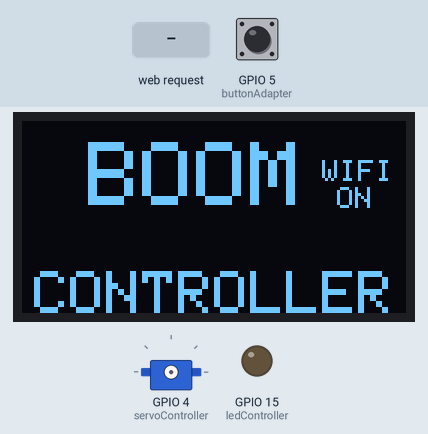
Recording of a sketch running on a simulated ESP8266 (NodeMCU). On the bench: 128×64 one-colour display, servo, output pins drawn as LEDs (lit = HIGH). Wiring (inferred from the names in the program): servo: signal GPIO 4. Inputs (shaded band) come from the test bench; at power-on: GPIO 5 (buttonAdapter) LOW. WiFi joins after 1.5 s; servers stay silent unless stated; servo pulses on a pin are drawn as a servo (544–2400 µs = 0–180°); pins used as bus, display or sensor lines are not drawn; what the sketch prints to the serial monitor is not drawn.

Above: at 6.4 s.
6.5 s: GPIO 5 (buttonAdapter) pulled HIGH for 0.15 s
At 8.0 s:
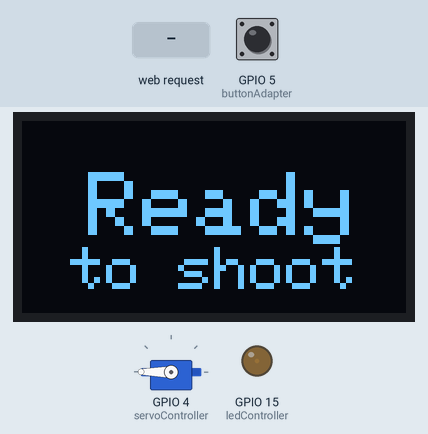
8.3 s: HTTP request GET /gpio/0 received
At 9.4 s:
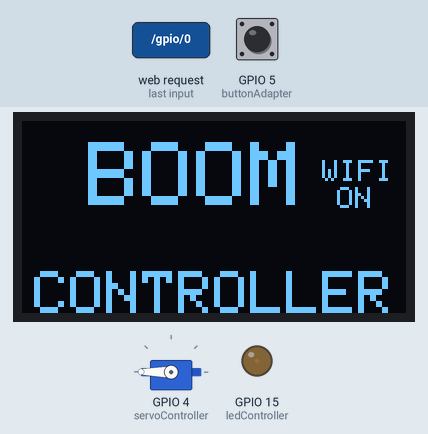
9.9 s: GPIO 5 (buttonAdapter) pulled HIGH for 1 s
At 10.58 s:
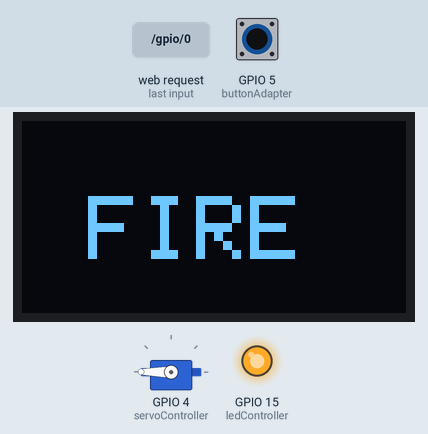
12.4 s: HTTP request GET /gpio/1 received
At 12.8 s:
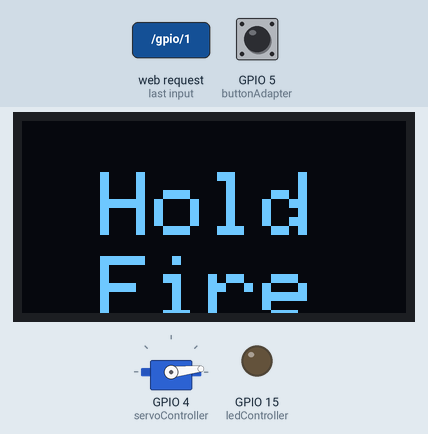
14.0 s: GPIO 5 (buttonAdapter) pulled HIGH for 0.15 s
At 14.28 s:
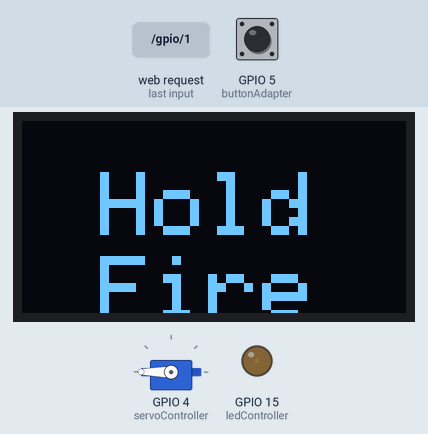
Timing chart, 0 to 16.8 s (numbered marks = the images above; inputs shaded):
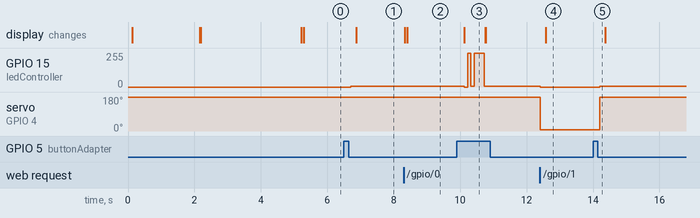

Measured:
- after the input at 6.5 s, GPIO 15 (ledController): 0/255 → 5/255 after 0.20 s; the display: changes after 0.37 s (image 1)
- after the input at 8.3 s, the display: first changes at once (image 2 shows a later state)
- after the input at 9.9 s, GPIO 15 (ledController): 5/255 → 0/255 after 0.23 s, → 255/255 0.10 s later, → 5/255 0.10 s later, → 255/255 0.10 s later, … (5 changes in this stretch); the display: changes after 0.23 s (image 3)
- after the input at 12.4 s, GPIO 15 (ledController): 5/255 → 0/255 at once; servo on GPIO 4 (servoController): 180° → 6° at once; the display: changes after 0.18 s (image 4)
- after the input at 14.0 s, GPIO 15 (ledController): 0/255 → 5/255 after 0.20 s; servo on GPIO 4 (servoController): 6° → 180° after 0.20 s
- what the display in image 3 shows lasts 0.7 s, from 10.1 s to 10.8 s

The sketch:

boomer2024_04_06_18_31.ino
```cpp
#include <Servo.h>
#include <Adafruit_GFX.h>
#include <Adafruit_SSD1306.h>
#include <Wire.h>
#include <ESP8266WiFi.h>

#define OLED_RESET -1
#define SDA_PIN 12
#define SCL_PIN 14

const char* ssid="Redmi Note 12 Turbo";
const char* password="666666666";

WiFiServer server(80);

int val;
WiFiClient client;

Adafruit_SSD1306 oled(128, 64, &Wire, OLED_RESET);
int servoController=4;
int buttonAdapter=5;
int ledController=15;


int buttonState=0;
int buttonState2=0;

boolean up=false;
boolean WiFiChangeDetector=false;
boolean WiFiState=false;
boolean WiFiStateBefore=false;

void ServoHigh (int times){
     Serial.println("LED ON");
     analogWrite(ledController, 5);
  for(int i=0;i<times;i++){
      digitalWrite(servoController, HIGH);
      delayMicroseconds(2400);
      digitalWrite(servoController, LOW);
      delayMicroseconds(0);
      delay(17);

  }

}
void fire(){
        analogWrite(ledController, 0);
      delay(100);
      analogWrite(ledController, 255);
      delay(100);
      analogWrite(ledController, 5);
      delay(100);
      analogWrite(ledController, 255);
      delay(300);
      analogWrite(ledController, 5);
      Tip(4);
}

void ServoLow(int times){
      Serial.println("LED OFF");
      analogWrite(ledController, 0);
   for(int i=0;i<times;i++){
      digitalWrite(servoController, HIGH);
      delayMicroseconds(600);
      digitalWrite(servoController, LOW);
      delayMicroseconds(400);
      delay(19);

  }
}

void WiFiConnect()
{
  WiFi.begin(ssid,password);
  if(WiFi.isConnected()==false)
  {
    for(int i=0;i<15;i++)
    {
      if(WiFi.isConnected()==true)
      {
        Serial.println("\n");
        Serial.println("WIFI Connected");
        Serial.println(WiFi.localIP());
        server.begin();

        Tip(1);
        delay(3000);
        Tip(0);
        WiFiState=true;
        break;
      }
      Serial.print("... ");
      delay(1000);
    }
    if(WiFiState==false)
    {
      Tip(2);
      delay(1000);
      Tip(0);
    }
    WiFiStateBefore=WiFiState;
    server.begin();
    WiFiClient client=server.available();

  }

}


void OLED_Init()
{
  oled.begin(SSD1306_SWITCHCAPVCC, 0x3C);     //"SSD1306_SWITCHCAPVCC"表示显示器为OLED ,"0x3C"为OLED屏幕默认通信地址
  oled.setTextColor(WHITE);//开像素点发光
  oled.clearDisplay();//清屏

}

void OLED_ShowString(uint8_t x, uint8_t y, uint8_t font_size, String string)
{
  oled.setTextSize(font_size);    //设置字体尺寸 (>=1)
  oled.setCursor(x, y);           //设置显示坐标
  oled.println(string);           //显示内容
  oled.display();                 //开启显示
}

void Tip(int i)
{
  if(i==0)
  {
    if(WiFi.isConnected()==true)
    {
      oled.clearDisplay();
      OLED_ShowString(4, 7, 3, " BOOM");
      OLED_ShowString(100,13,1,"WIFI");
      OLED_ShowString(105,22,1,"ON");
      OLED_ShowString(4, 50, 2, "CONTROLLER");
    }
    else
    {
      oled.clearDisplay();
      OLED_ShowString(4, 7, 3, " BOOM");
      OLED_ShowString(100,13,1,"WIFI");
      OLED_ShowString(103,22,1,"OFF");
      OLED_ShowString(4, 50, 2, "CONTROLLER");
    }


  }
  else if(i==1){
    oled.clearDisplay();
    OLED_ShowString(4, 7, 3, " WIFI");
    OLED_ShowString(8, 50, 2, "CONNECTED");
  }

  else if(i==2){

  }

  else if(i==3){
    oled.clearDisplay();
    OLED_ShowString(4, 25, 3, " FIRE");

  }
  else if(i==4){
    FireState(up);
  }

}


void FireState(boolean Fire)
{
  if(Fire==true)
  {
    oled.clearDisplay();
    OLED_ShowString(4, 17, 3, " Ready");
    OLED_ShowString(4, 42, 2, " to shoot");
  }
  else {
     oled.clearDisplay();
     OLED_ShowString(8, 17, 3, " Hold");
     OLED_ShowString(8, 45, 3, " Fire");

  }
}

void WiFiTotalConrtoller()
{
  WiFiState=WiFi.isConnected();
  if(WiFiState!=WiFiStateBefore)
  {
    WiFiChangeDetector=true;
  }

  if(WiFiChangeDetector==true)
  {
    if(WiFiState==true){
      Tip(1);
      Serial.println(WiFi.localIP());
      server.begin();
      WiFiClient client=server.available();


      delay(2000);
      Tip(0);
    }

    if(WiFiState==false){
      Tip(2);
      delay(2000);
      Tip(0);

    }

    WiFiStateBefore=WiFiState;
    WiFiChangeDetector=false;

  }


  client = server.available();
  if(client){
    Serial.println("An device is connected to the server.");
    while(!client.available()){
      delay(1);
    }

    String req=client.readStringUntil('\r');
    Serial.println(req);

  if(req.indexOf("/gpio/0")!=-1)
    {
      val=0;
    }

  else if(req.indexOf("/gpio/1")!=-1)
    {
      val=1;
    }


    if(val==1)
    {
        if(up==false)
      {
        ServoHigh(6);
        Serial.println("Ready to shoot");
        up=true;
        Tip(4);

      }
      else
      {
        ServoLow(6);
        Serial.println("Hold fire");
        up=false;
        Tip(4);
      }

    }
    else if(val==0){
      oled.clearDisplay();
      Tip(0);
    }
    client.flush();

  }
}

void ButtonTotalController()
{
  buttonState = digitalRead(buttonAdapter);

if(up==true)
{

if (buttonState == HIGH) {

    delay(200);
    buttonState = digitalRead(buttonAdapter);

    if(buttonState==HIGH){
      oled.clearDisplay();
      Tip(3);
      fire();
    }
    else
    {
      ServoLow(6);
      Serial.println("Hold fire");
      up=false;
      Tip(4);
    }


    while(digitalRead(buttonAdapter)==HIGH){}
    delay(50);

  }


}
else
{

if(buttonState == HIGH) {

    delay(200);
    buttonState = digitalRead(buttonAdapter);

    if(buttonState==HIGH){
      oled.clearDisplay();
      Tip(0);
    }

    else if(up==false)
    {
      ServoHigh(6);
      Serial.println("Ready to shoot");
      up=true;
      Tip(4);

    }
    else
    {
      ServoLow(6);
      Serial.println("Hold fire");
      up=false;
      Tip(4);
    }


    while(digitalRead(buttonAdapter)==HIGH){}
    delay(50);

}
}
}
void setup() {
  Serial.begin(9600);
  pinMode(servoController, OUTPUT);
  pinMode(buttonAdapter, INPUT);
  pinMode(ledController, OUTPUT);
  Wire.begin(SDA_PIN, SCL_PIN);
  OLED_Init();
  Tip(0);

  WiFiConnect();
}


void loop() {

WiFiTotalConrtoller();

ButtonTotalController();

}
```
